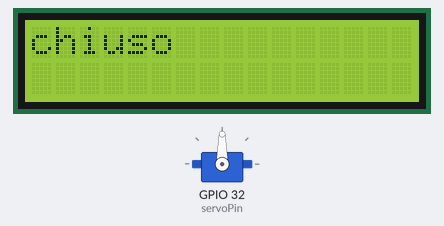
Bench run of a sketch on a simulated ESP32. On the bench: servo, 16×2 character LCD. What the sketch prints to the serial monitor is not drawn.

Above: at 0.1 s.
At 2.2 s:
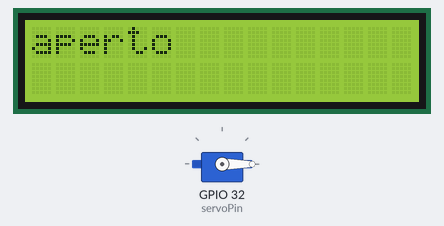
Timing chart, 0 to 130.0 s (numbered marks = the images above):
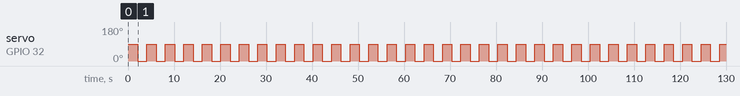

The sketch:

SERVO_test.ino
```cpp
#include <ESP32Servo.h>
#include <LiquidCrystal_I2C.h>

#define LCD_SDA 21
#define LCD_SCL 22
LiquidCrystal_I2C lcd(0x27, 16, 2);

Servo myservo;

int posVal = 0;               //posizione servo
int servoPin = 32;            //PIN servo

void setup() {
  Serial.begin(115200);
  Serial.println("Inizializzo seriale.");
  myservo.setPeriodHertz(50);
  myservo.attach(servoPin, 500, 2500);


  Wire.begin(LCD_SDA, LCD_SCL);         //Attach IIC Pin
  if(!i2CAddrTest(0x27)){
    lcd = LiquidCrystal_I2C(0x3F, 16, 2);
  }

  lcd.init();
  lcd.backlight();
  lcd.setCursor(0,0);
  lcd.print("Inserisci pila");
  lcd.setCursor(0,1);
  lcd.print("per iniziare!");
}

void loop() {
  myservo.write(90);
  lcd.clear();
  lcd.print("chiuso");

  delay(2000);

  myservo.write(0);
  lcd.clear();
  lcd.print("aperto");

  delay(2000);

}

bool i2CAddrTest(uint8_t addr){
  Wire.begin();
  Wire.beginTransmission(addr);
  if(Wire.endTransmission() == 0){
    return true;
  }
  return false;
}
```

Measured:
- by itself, servo on GPIO 32 (servoPin): alternates 90° for 2.0 s and 0° for 2.0 s
